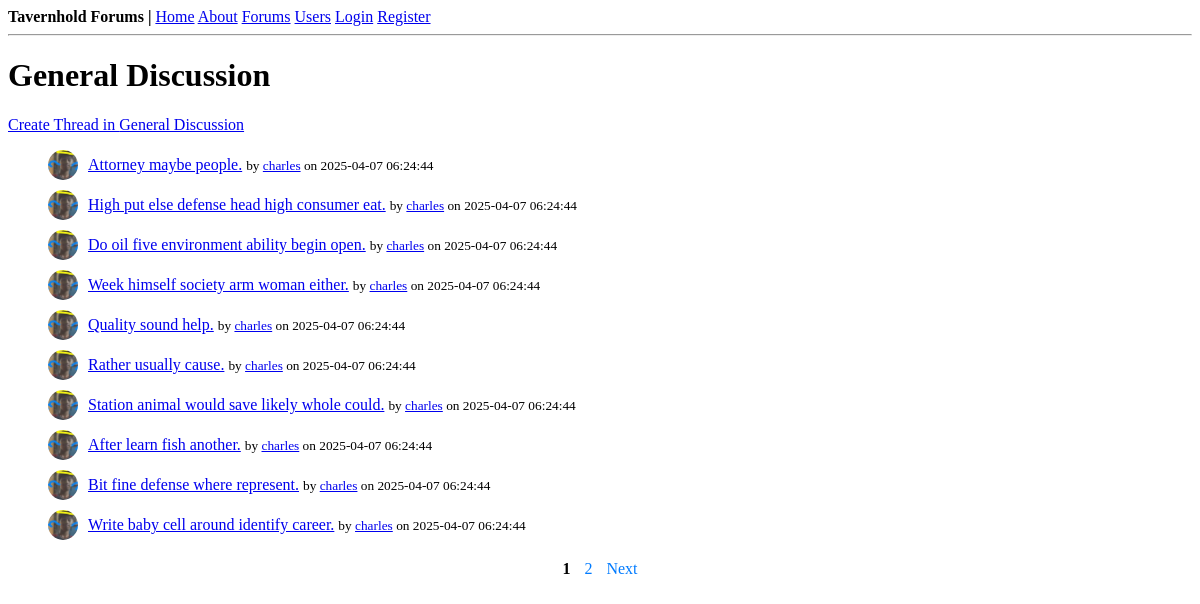
/forums/General Discussion, run on an earlier commit of the app's database.
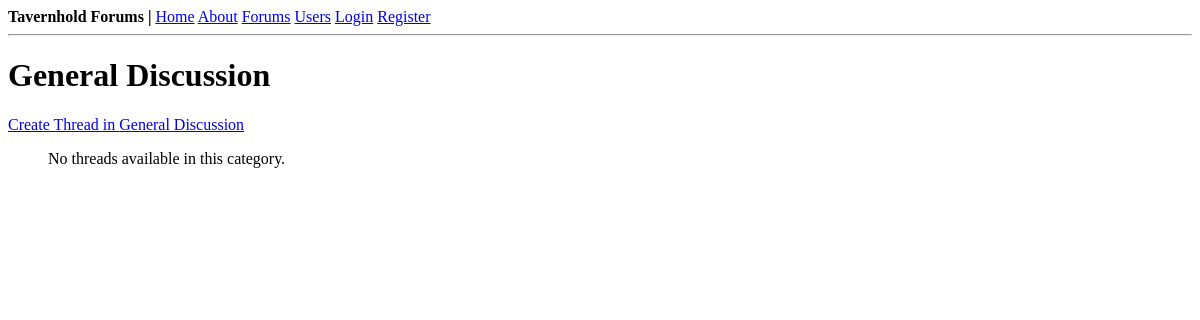
And on a later commit of the database.
### thforums/models.py (models this page shows, shortened)
class Thread(db.Model):
    id = db.Column(db.Integer, primary_key=True)  # unique id for each thread
    title = db.Column(db.String(100), nullable=False)  # thread title
    date_posted = db.Column(db.DateTime, nullable=False, default=datetime.utcnow)  # timestamp of thread creation
    content = db.Column(db.Text, nullable=False)  # thread content
    user_id = db.Column(db.Integer, db.ForeignKey("user.id"), nullable=False)  # foreign key linking to the user who created the thread
    category = db.Column(db.String(50), nullable=False)  # category of the thread
    replies = db.relationship("Reply", backref="thread", lazy=True)  # relationship to replies in the thread
    edited = db.Column(db.Boolean, default=False)  # flag to indicate if the thread was edited
    last_edited = db.Column(db.DateTime)  # timestamp of the last edit

class User(db.Model, UserMixin):
    id = db.Column(db.Integer, primary_key=True)  # unique id for each user
    username = db.Column(db.String(20), unique=True, nullable=False)  # username must be unique
    email = db.Column(db.String(120), unique=True, nullable=False)  # email must be unique
    image_file = db.Column(db.String(20), nullable=False, default="default.png")  # profile picture
    password = db.Column(db.String(60), nullable=False)  # hashed password
    gender = db.Column(db.String(10), nullable=True)  # gender field
    birthdate = db.Column(db.Date, nullable=True)  # birthdate field
    bio = db.Column(db.Text, nullable=True)  # bio field
    threads = db.relationship("Thread", backref="author", lazy=True)  # relationship to threads created by the user
    replies = db.relationship("Reply", backref="author", lazy=True)  # relationship to replies made by the user

### thforums/routes.py (the view)
@app.route("/forums/<string:category>", methods=["GET"])
def category_threads(category):
    page = request.args.get("page", 1, type=int)  # get the current page number
    threads = Thread.query.filter_by(category=category).order_by(Thread.date_posted.desc()).paginate(page=page, per_page=10)
    return render_template("category.html", title=category, category=category, threads=threads)

### thforums/templates/category.html (shortened to what this page needs)
{% extends 'layout.html' %}
{% block content %}
    <h1>{{ category }}</h1>
    <div>
        <a href="{{ url_for('new_thread', category=category) }}" class="button">Create Thread in {{ category }}</a>
    </div>
    <ul>
        {% if threads.items %}
            {% for thread in threads.items %}
                <li class="thread-list-item">
                    <img src="{{ url_for('static', filename='profile_pics/' + thread.author.image_file) }}"
                         alt="Profile Picture"
                         class="thread-pic">
                    <div>
                        <a href="{{ url_for('view_thread', thread_id=thread.id) }}">{{ thread.title }}</a>
                        <small>by <a href="{{ url_for('user_profile', username=thread.author.username) }}">{{ thread.author.username }}</a> on {{ thread.date_posted.strftime('%Y-%m-%d %H:%M:%S') }}</small>
                    </div>
                </li>
            {% endfor %}
        {% else %}
            <p>No threads available in this category.</p>
        {% endif %}
    </ul>
    <div class="pagination">
        {% if threads.pages > 1 %}
            {% for page_num in range(1, threads.pages + 1) %}
                {% if page_num == 1 or page_num == threads.pages or (page_num >= threads.page - 1 and page_num <= threads.page + 1) %}
                    <a href="{{ url_for('category_threads', category=category, page=page_num) }}"
                       class="{{ 'active' if page_num == threads.page else '' }}">
                        {{ page_num }}
                    </a>
                {% elif page_num == threads.page - 2 or page_num == threads.page + 2 %}
                    <span>...</span>
                {% endif %}
            {% endfor %}
            {% if threads.has_next %}
                <a href="{{ url_for('category_threads', category=category, page=threads.next_num) }}">Next</a>
            {% endif %}
        {% endif %}
    </div>
{% endblock %}

What changed in the data, as far as the page shows it:
removed Thread: image_file (picture), title "Attorney maybe people.", author.username "charles", date_posted "2025-04-07 06:24:44"
removed Thread: image_file (picture), title "High put else defense head high consumer eat.", author.username "charles", date_posted "2025-04-07 06:24:44"
removed Thread: image_file (picture), title "Do oil five environment ability begin open.", author.username "charles", date_posted "2025-04-07 06:24:44"
removed Thread: image_file (picture), title "Week himself society arm woman either.", author.username "charles", date_posted "2025-04-07 06:24:44"
removed Thread: image_file (picture), title "Quality sound help.", author.username "charles", date_posted "2025-04-07 06:24:44"
removed Thread: image_file (picture), title "Rather usually cause.", author.username "charles", date_posted "2025-04-07 06:24:44"
removed Thread: image_file (picture), title "Station animal would save likely whole could.", author.username "charles", date_posted "2025-04-07 06:24:44"
removed Thread: image_file (picture), title "After learn fish another.", author.username "charles", date_posted "2025-04-07 06:24:44"
removed Thread: image_file (picture), title "Bit fine defense where represent.", author.username "charles", date_posted "2025-04-07 06:24:44"
removed Thread: image_file (picture), title "Write baby cell around identify career.", author.username "charles", date_posted "2025-04-07 06:24:44"
Also different on the page:
text no longer shown: "Next"
text now shown: "No threads available in this category."
list line gone: "1"
list line gone: "2"
